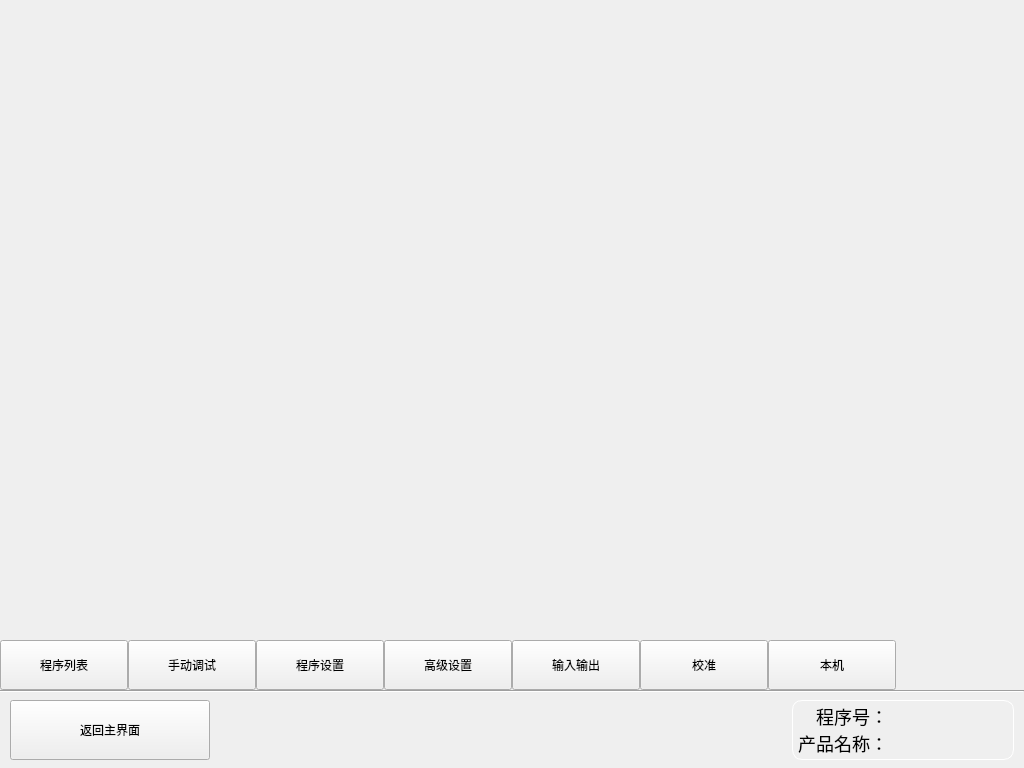
<?xml version="1.0" encoding="UTF-8"?>
<ui version="4.0">
 <class>FormMenu</class>
 <widget class="QWidget" name="FormMenu">
  <property name="geometry">
   <rect>
    <x>0</x>
    <y>0</y>
    <width>1024</width>
    <height>768</height>
   </rect>
  </property>
  <property name="windowTitle">
   <string>FormMenu</string>
  </property>
  <widget class="Line" name="line">
   <property name="geometry">
    <rect>
     <x>0</x>
     <y>690</y>
     <width>1024</width>
     <height>3</height>
    </rect>
   </property>
   <property name="orientation">
    <enum>Qt::Horizontal</enum>
   </property>
  </widget>
  <widget class="QPushButton" name="home">
   <property name="geometry">
    <rect>
     <x>10</x>
     <y>700</y>
     <width>200</width>
     <height>60</height>
    </rect>
   </property>
   <property name="text">
    <string>返回主界面</string>
   </property>
   <property name="icon">
    <iconset resource="qrc.qrc">
     <normaloff>:/rc/icon/home.png</normaloff>:/rc/icon/home.png</iconset>
   </property>
   <property name="iconSize">
    <size>
     <width>32</width>
     <height>32</height>
    </size>
   </property>
  </widget>
  <widget class="QStackedWidget" name="page">
   <property name="geometry">
    <rect>
     <x>0</x>
     <y>0</y>
     <width>1024</width>
     <height>640</height>
    </rect>
   </property>
   <widget class="FormMenuPList" name="page_PList"/>
   <widget class="FormMenuDebug" name="page_Debug"/>
   <widget class="FormMenuPSet" name="page_PSet"/>
   <widget class="FormMenuHSet" name="page_HSet"/>
   <widget class="FormMenuIO" name="page_IO"/>
   <widget class="FormMenuCalib" name="page_Calib"/>
   <widget class="FormMenuMac" name="page_Mac"/>
  </widget>
  <widget class="QWidget" name="widget" native="true">
   <property name="geometry">
    <rect>
     <x>0</x>
     <y>640</y>
     <width>1024</width>
     <height>50</height>
    </rect>
   </property>
   <layout class="QHBoxLayout" name="horizontalLayout">
    <property name="spacing">
     <number>0</number>
    </property>
    <property name="leftMargin">
     <number>0</number>
    </property>
    <property name="topMargin">
     <number>0</number>
    </property>
    <property name="rightMargin">
     <number>0</number>
    </property>
    <property name="bottomMargin">
     <number>0</number>
    </property>
    <item>
     <widget class="QPushButton" name="pushButton">
      <property name="minimumSize">
       <size>
        <width>128</width>
        <height>50</height>
       </size>
      </property>
      <property name="text">
       <string>程序列表</string>
      </property>
      <property name="checkable">
       <bool>true</bool>
      </property>
     </widget>
    </item>
    <item>
     <widget class="QPushButton" name="pushButton_2">
      <property name="minimumSize">
       <size>
        <width>128</width>
        <height>50</height>
       </size>
      </property>
      <property name="text">
       <string>手动调试</string>
      </property>
      <property name="checkable">
       <bool>true</bool>
      </property>
     </widget>
    </item>
    <item>
     <widget class="QPushButton" name="pushButton_3">
      <property name="minimumSize">
       <size>
        <width>128</width>
        <height>50</height>
       </size>
      </property>
      <property name="text">
       <string>程序设置</string>
      </property>
      <property name="checkable">
       <bool>true</bool>
      </property>
     </widget>
    </item>
    <item>
     <widget class="QPushButton" name="pushButton_4">
      <property name="minimumSize">
       <size>
        <width>128</width>
        <height>50</height>
       </size>
      </property>
      <property name="text">
       <string>高级设置</string>
      </property>
      <property name="checkable">
       <bool>true</bool>
      </property>
     </widget>
    </item>
    <item>
     <widget class="QPushButton" name="pushButton_5">
      <property name="minimumSize">
       <size>
        <width>128</width>
        <height>50</height>
       </size>
      </property>
      <property name="text">
       <string>输入输出</string>
      </property>
      <property name="checkable">
       <bool>true</bool>
      </property>
     </widget>
    </item>
    <item>
     <widget class="QPushButton" name="pushButton_6">
      <property name="minimumSize">
       <size>
        <width>128</width>
        <height>50</height>
       </size>
      </property>
      <property name="text">
       <string>校准</string>
      </property>
      <property name="checkable">
       <bool>true</bool>
      </property>
     </widget>
    </item>
    <item>
     <widget class="QPushButton" name="pushButton_7">
      <property name="minimumSize">
       <size>
        <width>128</width>
        <height>50</height>
       </size>
      </property>
      <property name="text">
       <string>本机</string>
      </property>
      <property name="checkable">
       <bool>true</bool>
      </property>
     </widget>
    </item>
    <item>
     <spacer name="horizontalSpacer">
      <property name="orientation">
       <enum>Qt::Horizontal</enum>
      </property>
      <property name="sizeHint" stdset="0">
       <size>
        <width>40</width>
        <height>20</height>
       </size>
      </property>
     </spacer>
    </item>
   </layout>
  </widget>
  <widget class="QWidget" name="widget_3" native="true">
   <property name="geometry">
    <rect>
     <x>430</x>
     <y>700</y>
     <width>584</width>
     <height>60</height>
    </rect>
   </property>
   <layout class="QHBoxLayout" name="horizontalLayout_2">
    <property name="spacing">
     <number>0</number>
    </property>
    <property name="leftMargin">
     <number>0</number>
    </property>
    <property name="topMargin">
     <number>0</number>
    </property>
    <property name="rightMargin">
     <number>0</number>
    </property>
    <property name="bottomMargin">
     <number>0</number>
    </property>
    <item>
     <spacer name="horizontalSpacer_2">
      <property name="orientation">
       <enum>Qt::Horizontal</enum>
      </property>
      <property name="sizeHint" stdset="0">
       <size>
        <width>0</width>
        <height>20</height>
       </size>
      </property>
     </spacer>
    </item>
    <item>
     <widget class="QWidget" name="widget_2" native="true">
      <property name="styleSheet">
       <string notr="true">.QWidget {
border: 1px solid white;
border-radius: 10px;
}
QLabel {
font-size: 18px;
}</string>
      </property>
      <layout class="QGridLayout" name="gridLayout">
       <property name="leftMargin">
        <number>6</number>
       </property>
       <property name="topMargin">
        <number>3</number>
       </property>
       <property name="rightMargin">
        <number>6</number>
       </property>
       <property name="bottomMargin">
        <number>3</number>
       </property>
       <property name="spacing">
        <number>0</number>
       </property>
       <item row="0" column="1">
        <widget class="QLabel" name="prm_id">
         <property name="minimumSize">
          <size>
           <width>120</width>
           <height>0</height>
          </size>
         </property>
         <property name="text">
          <string/>
         </property>
        </widget>
       </item>
       <item row="1" column="1">
        <widget class="QLabel" name="prm_name">
         <property name="minimumSize">
          <size>
           <width>120</width>
           <height>0</height>
          </size>
         </property>
         <property name="text">
          <string/>
         </property>
        </widget>
       </item>
       <item row="1" column="0">
        <widget class="QLabel" name="label_2">
         <property name="text">
          <string>产品名称：</string>
         </property>
         <property name="alignment">
          <set>Qt::AlignRight|Qt::AlignTrailing|Qt::AlignVCenter</set>
         </property>
        </widget>
       </item>
       <item row="0" column="0">
        <widget class="QLabel" name="label">
         <property name="text">
          <string>程序号：</string>
         </property>
         <property name="alignment">
          <set>Qt::AlignRight|Qt::AlignTrailing|Qt::AlignVCenter</set>
         </property>
        </widget>
       </item>
      </layout>
     </widget>
    </item>
   </layout>
  </widget>
 </widget>
 <customwidgets>
  <customwidget>
   <class>FormMenuPList</class>
   <extends>QWidget</extends>
   <header>FormMenuPList.h</header>
   <container>1</container>
  </customwidget>
  <customwidget>
   <class>FormMenuPSet</class>
   <extends>QWidget</extends>
   <header>FormMenuPSet.h</header>
   <container>1</container>
  </customwidget>
  <customwidget>
   <class>FormMenuDebug</class>
   <extends>QWidget</extends>
   <header>FormMenuDebug.h</header>
   <container>1</container>
  </customwidget>
  <customwidget>
   <class>FormMenuIO</class>
   <extends>QWidget</extends>
   <header>FormMenuIO.h</header>
   <container>1</container>
  </customwidget>
  <customwidget>
   <class>FormMenuHSet</class>
   <extends>QWidget</extends>
   <header>FormMenuHSet.h</header>
   <container>1</container>
  </customwidget>
  <customwidget>
   <class>FormMenuCalib</class>
   <extends>QWidget</extends>
   <header>FormMenuCalib.h</header>
   <container>1</container>
  </customwidget>
  <customwidget>
   <class>FormMenuMac</class>
   <extends>QWidget</extends>
   <header>FormMenuMac.h</header>
   <container>1</container>
  </customwidget>
 </customwidgets>
 <resources>
  <include location="qrc.qrc"/>
 </resources>
 <connections/>
</ui>
